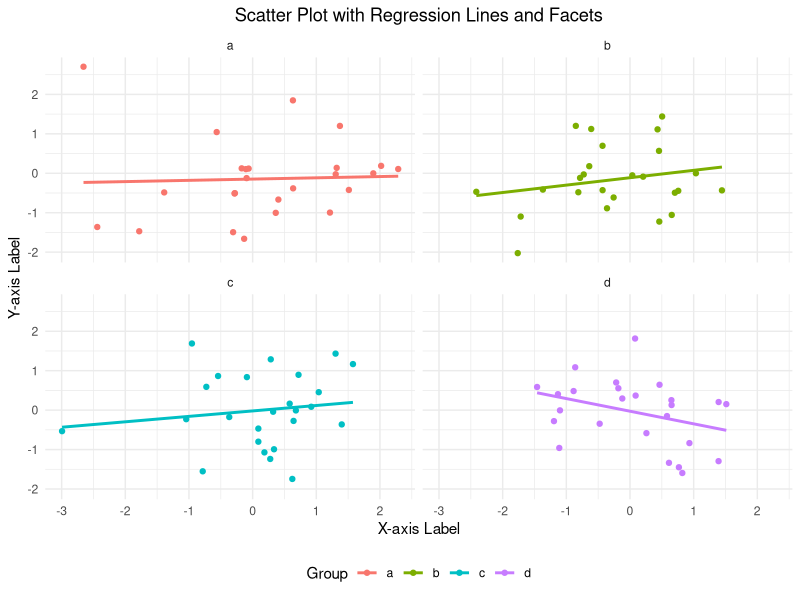

The R source for this figure: (Note: this script raises an error after producing the figure.)
# Load the ggplot2 package
library(ggplot2)

# Create a sample data frame
set.seed(42)
data <- data.frame(
  x = rnorm(100),
  y = rnorm(100),
  group = rep(letters[1:4], each = 25)
)

# Create a scatter plot with a regression line and facets
ggplot(data, aes(x = x, y = y, color = group)) +
  geom_point() +                    # Scatter plot points
  geom_smooth(method = "lm", se = FALSE) +  # Linear regression line without confidence interval
  facet_wrap(~ group) +             # Facet the plot by 'group' variable
  theme_minimal() +                 # Apply a minimal theme
  labs(
    title = "Scatter Plot with Regression Lines and Facets",
    x = "X-axis Label",
    y = "Y-axis Label",
    color = "Group"
  ) +
  theme(
    plot.title = element_text(hjust = 0.5),
    legend.position = "bottom"
  )
ggsave("scatter_plot_with_regression_and_facets.png", plot = p)

